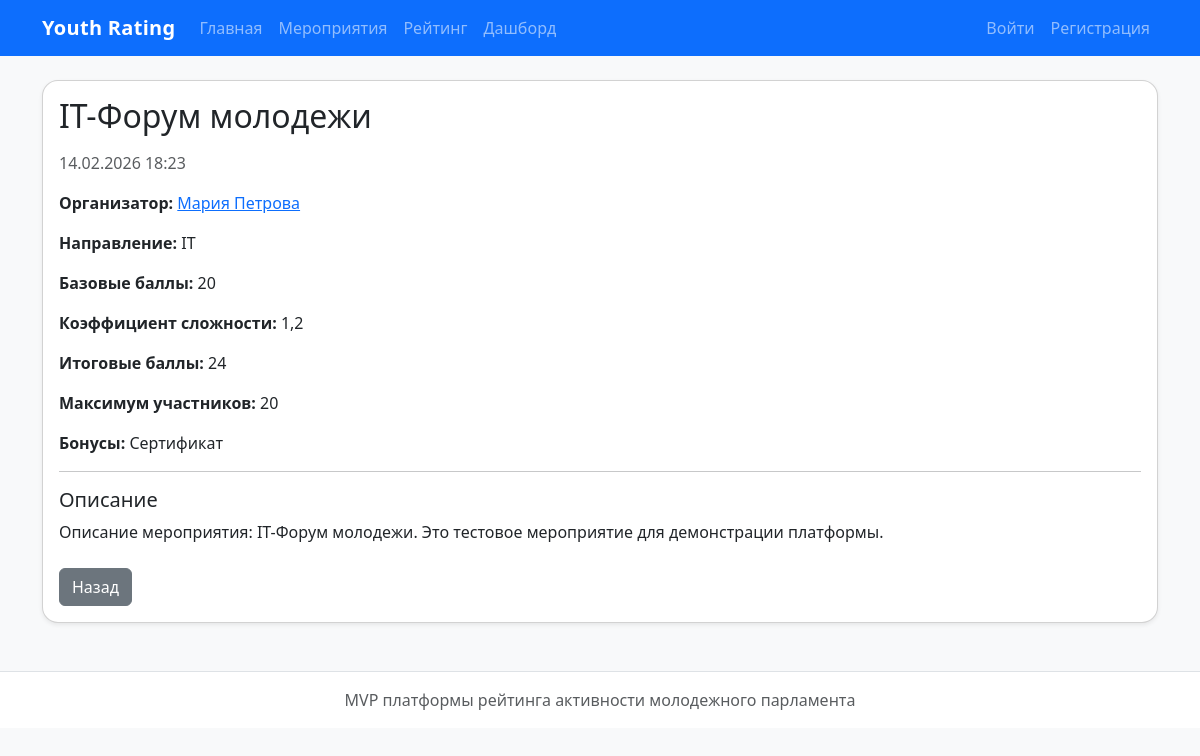
The page /events/3/ on the database its author committed.
### events/models.py (models this page shows, shortened)
class Event(models.Model):
    DIRECTION_CHOICES = [
        ('IT', 'IT'),
        ('Media', 'Медиа'),
        ('Social', 'Социальное проектирование'),
    ]
    title = models.CharField(max_length=255, verbose_name='Название')
    description = models.TextField(verbose_name='Описание')
    date = models.DateTimeField(verbose_name='Дата и время')
    organizer = models.ForeignKey(
        settings.AUTH_USER_MODEL,
        on_delete=models.CASCADE,
        related_name='organized_events',
        verbose_name='Организатор'
    )
    direction = models.CharField(max_length=20, choices=DIRECTION_CHOICES, verbose_name='Направление')
    base_points = models.PositiveIntegerField(default=10, verbose_name='Базовые баллы')
    difficulty_coef = models.FloatField(default=1.0, verbose_name='Коэффициент сложности')
    bonus_text = models.CharField(max_length=255, blank=True, verbose_name='Бонусы')
    max_participants = models.PositiveIntegerField(null=True, blank=True, verbose_name='Макс. участников')
    created_at = models.DateTimeField(auto_now_add=True)
    def calculated_points(self):
        return int(self.base_points * self.difficulty_coef)

### users/models.py (models this page shows, shortened)
class User(AbstractUser):
    ROLE_CHOICES = [
        ('participant', 'Участник'),
        ('organizer', 'Организатор'),
        ('observer', 'Наблюдатель'),
    ]
    DIRECTION_CHOICES = [
        ('IT', 'IT'),
        ('Media', 'Медиа'),
        ('Social', 'Социальное проектирование'),
    ]
    full_name = models.CharField(max_length=255, verbose_name='ФИО', blank=True)
    email = models.EmailField(unique=True, verbose_name='Email')
    role = models.CharField(max_length=20, choices=ROLE_CHOICES, default='participant', verbose_name='Роль')
    city = models.CharField(max_length=100, blank=True, verbose_name='Город')
    age = models.PositiveIntegerField(null=True, blank=True, verbose_name='Возраст')
    direction = models.CharField(max_length=20, choices=DIRECTION_CHOICES, blank=True, verbose_name='Направление')
    is_approved_organizer = models.BooleanField(default=False, verbose_name='Организатор одобрен')

### events/views.py (the view, shortened to what this page needs)
# urls.py: path('<int:event_id>/', event_detail_view, name='event_detail'),
def event_detail_view(request, event_id):
    event = get_object_or_404(Event.objects.select_related('organizer'), id=event_id)
    participation = None
    checkin_url = None
    context = {
        'event': event,
        'participation': participation,
        'checkin_url': checkin_url,
    }
    return render(request, 'events/event_detail.html', context)

### templates/events/event_detail.html (shortened to what this page needs)
{% extends 'base.html' %}
{% block content %}
<div class="card shadow-sm">
    <div class="card-body">
        <h2 class="mb-3">{{ event.title }}</h2>
        <p class="text-muted">{{ event.date|date:"d.m.Y H:i" }}</p>
        <p>
            <strong>Организатор:</strong>
            <a href="{% url 'organizer_detail' event.organizer.id %}">
                {{ event.organizer.full_name|default:event.organizer.username }}
            </a>
        </p>
        <p><strong>Направление:</strong> {{ event.get_direction_display }}</p>
        <p><strong>Базовые баллы:</strong> {{ event.base_points }}</p>
        <p><strong>Коэффициент сложности:</strong> {{ event.difficulty_coef }}</p>
        <p><strong>Итоговые баллы:</strong> {{ event.calculated_points }}</p>
        {% if event.max_participants %}
            <p><strong>Максимум участников:</strong> {{ event.max_participants }}</p>
        {% endif %}
        {% if event.bonus_text %}
            <p><strong>Бонусы:</strong> {{ event.bonus_text }}</p>
        {% endif %}
        <hr>
        <h5>Описание</h5>
        <p>{{ event.description }}</p>
        <div class="mt-4 d-flex gap-2 flex-wrap">
            <a href="{% url 'event_list' %}" class="btn btn-secondary">Назад</a>
        </div>
    </div>
</div>
{% endblock %}

### static/css/style.css (style rules this page uses)
body { min-height: 100vh; }
.card { border-radius: 16px; }

### rows shown on the page
Event: title "IT-Форум молодежи", date "14.02.2026 18:23", organizer.full_name "Мария Петрова", direction "IT", base_points "20", difficulty_coef "1,2", calculated_points "24", max_participants "20", bonus_text "Сертификат", description "Описание мероприятия: IT-Форум молодежи. Это тестовое мероприятие для демонстрации платформы."
